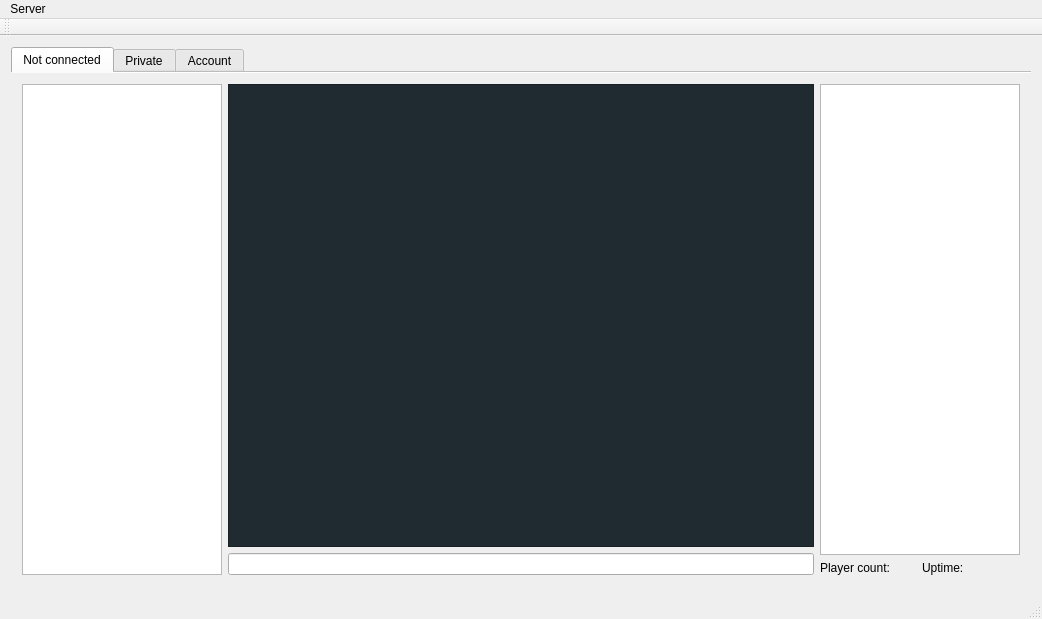
<?xml version="1.0" encoding="UTF-8"?>
<ui version="4.0">
 <class>MainWindow</class>
 <widget class="QMainWindow" name="MainWindow">
  <property name="geometry">
   <rect>
    <x>0</x>
    <y>0</y>
    <width>1042</width>
    <height>619</height>
   </rect>
  </property>
  <property name="windowTitle">
   <string>Stick Arena</string>
  </property>
  <property name="styleSheet">
   <string notr="true"/>
  </property>
  <widget class="QWidget" name="centralWidget">
   <layout class="QHBoxLayout" name="horizontalLayout_7">
    <item>
     <widget class="QTabWidget" name="tabWidget">
      <property name="styleSheet">
       <string notr="true"/>
      </property>
      <property name="currentIndex">
       <number>0</number>
      </property>
      <property name="documentMode">
       <bool>true</bool>
      </property>
      <widget class="QWidget" name="tab">
       <attribute name="title">
        <string>Not connected</string>
       </attribute>
       <layout class="QHBoxLayout" name="horizontalLayout_6">
        <item>
         <layout class="QHBoxLayout" name="horizontalLayout_2">
          <item>
           <widget class="QTextBrowser" name="textBrowser_2">
            <property name="maximumSize">
             <size>
              <width>200</width>
              <height>16777215</height>
             </size>
            </property>
           </widget>
          </item>
          <item>
           <layout class="QVBoxLayout" name="verticalLayout_2">
            <item>
             <widget class="QTextBrowser" name="textBrowser">
              <property name="styleSheet">
               <string notr="true">background-color: #202A31</string>
              </property>
             </widget>
            </item>
            <item>
             <widget class="QLineEdit" name="lineEdit_mainChat"/>
            </item>
           </layout>
          </item>
          <item>
           <layout class="QVBoxLayout" name="verticalLayout">
            <item>
             <widget class="QTableWidget" name="userTable">
              <property name="minimumSize">
               <size>
                <width>200</width>
                <height>0</height>
               </size>
              </property>
              <property name="maximumSize">
               <size>
                <width>200</width>
                <height>16777215</height>
               </size>
              </property>
              <property name="styleSheet">
               <string notr="true"/>
              </property>
              <property name="horizontalScrollBarPolicy">
               <enum>Qt::ScrollBarAlwaysOff</enum>
              </property>
              <attribute name="horizontalHeaderVisible">
               <bool>false</bool>
              </attribute>
              <attribute name="horizontalHeaderHighlightSections">
               <bool>true</bool>
              </attribute>
              <attribute name="verticalHeaderVisible">
               <bool>false</bool>
              </attribute>
              <column>
               <property name="text">
                <string>ID</string>
               </property>
              </column>
              <column>
               <property name="text">
                <string>Username</string>
               </property>
              </column>
              <column>
               <property name="text">
                <string>R</string>
               </property>
              </column>
              <column>
               <property name="text">
                <string>G</string>
               </property>
              </column>
              <column>
               <property name="text">
                <string>B</string>
               </property>
              </column>
             </widget>
            </item>
            <item>
             <layout class="QHBoxLayout" name="horizontalLayout">
              <item>
               <widget class="QLabel" name="label">
                <property name="maximumSize">
                 <size>
                  <width>96</width>
                  <height>16777215</height>
                 </size>
                </property>
                <property name="text">
                 <string>Player count:</string>
                </property>
               </widget>
              </item>
              <item>
               <widget class="QLabel" name="label_upTime">
                <property name="maximumSize">
                 <size>
                  <width>96</width>
                  <height>16777215</height>
                 </size>
                </property>
                <property name="text">
                 <string>Uptime: </string>
                </property>
               </widget>
              </item>
             </layout>
            </item>
           </layout>
          </item>
         </layout>
        </item>
       </layout>
       <zorder></zorder>
      </widget>
      <widget class="QWidget" name="tab_2">
       <attribute name="title">
        <string>Private</string>
       </attribute>
       <layout class="QHBoxLayout" name="horizontalLayout_5">
        <item>
         <layout class="QVBoxLayout" name="verticalLayout_3">
          <item>
           <widget class="QTextBrowser" name="textBrowser_PM"/>
          </item>
          <item>
           <layout class="QHBoxLayout" name="horizontalLayout_4">
            <item>
             <widget class="QLineEdit" name="lineEdit_PMName">
              <property name="maximumSize">
               <size>
                <width>200</width>
                <height>16777215</height>
               </size>
              </property>
              <property name="maxLength">
               <number>20</number>
              </property>
             </widget>
            </item>
            <item>
             <widget class="QLineEdit" name="lineEdit_PM">
              <property name="maxLength">
               <number>135</number>
              </property>
             </widget>
            </item>
           </layout>
          </item>
         </layout>
        </item>
       </layout>
      </widget>
      <widget class="QWidget" name="tab_3">
       <attribute name="title">
        <string>Account</string>
       </attribute>
       <layout class="QHBoxLayout" name="horizontalLayout_3">
        <item>
         <widget class="QPushButton" name="changeAccount">
          <property name="maximumSize">
           <size>
            <width>200</width>
            <height>16777215</height>
           </size>
          </property>
          <property name="text">
           <string>Change account</string>
          </property>
         </widget>
        </item>
       </layout>
      </widget>
     </widget>
    </item>
   </layout>
  </widget>
  <widget class="QMenuBar" name="menuBar">
   <property name="geometry">
    <rect>
     <x>0</x>
     <y>0</y>
     <width>1042</width>
     <height>19</height>
    </rect>
   </property>
   <widget class="QMenu" name="menuServer">
    <property name="title">
     <string>Server</string>
    </property>
    <addaction name="action2_Dimensional_Center"/>
    <addaction name="actionPaper_Thin_City"/>
    <addaction name="actionFine_Line_Island"/>
    <addaction name="actionU_of_SA"/>
    <addaction name="actionFlat_World"/>
    <addaction name="actionPlanar_Outpost"/>
    <addaction name="actionMobius_Metropolis"/>
    <addaction name="actionAmsterdam"/>
    <addaction name="actionSticktopia"/>
    <addaction name="actionCartesian_Republic"/>
   </widget>
   <addaction name="menuServer"/>
  </widget>
  <widget class="QToolBar" name="mainToolBar">
   <attribute name="toolBarArea">
    <enum>TopToolBarArea</enum>
   </attribute>
   <attribute name="toolBarBreak">
    <bool>false</bool>
   </attribute>
  </widget>
  <widget class="QStatusBar" name="statusBar"/>
  <action name="action2_Dimensional_Center">
   <property name="text">
    <string>2-Dimensional Central</string>
   </property>
  </action>
  <action name="actionPaper_Thin_City">
   <property name="text">
    <string>Paper Thin City</string>
   </property>
  </action>
  <action name="actionFine_Line_Island">
   <property name="text">
    <string>Fine Line Island</string>
   </property>
  </action>
  <action name="actionU_of_SA">
   <property name="text">
    <string>U of SA</string>
   </property>
  </action>
  <action name="actionFlat_World">
   <property name="text">
    <string>Flat World</string>
   </property>
  </action>
  <action name="actionPlanar_Outpost">
   <property name="text">
    <string>Planar Outpost</string>
   </property>
  </action>
  <action name="actionMobius_Metropolis">
   <property name="text">
    <string>Mobius Metropolis</string>
   </property>
  </action>
  <action name="actionAmsterdam">
   <property name="text">
    <string>Amsterdam</string>
   </property>
  </action>
  <action name="actionSticktopia">
   <property name="text">
    <string>Sticktopia</string>
   </property>
  </action>
  <action name="actionCartesian_Republic">
   <property name="text">
    <string>Cartesian Republic</string>
   </property>
  </action>
 </widget>
 <layoutdefault spacing="6" margin="11"/>
 <resources/>
 <connections/>
</ui>
